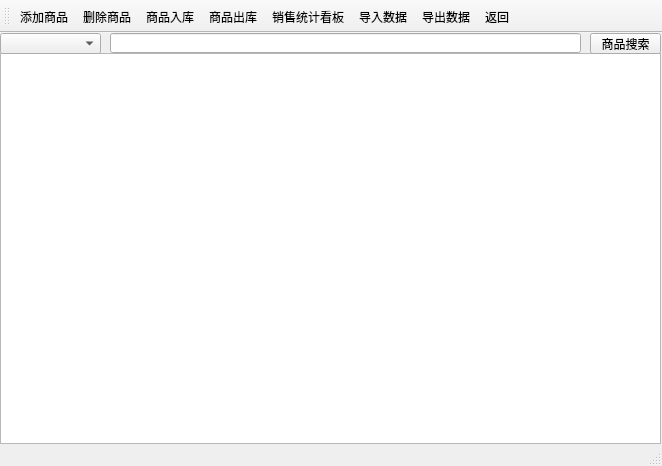
<?xml version="1.0" encoding="UTF-8"?>
<ui version="4.0">
 <class>Product</class>
 <widget class="QMainWindow" name="Product">
  <property name="geometry">
   <rect>
    <x>0</x>
    <y>0</y>
    <width>662</width>
    <height>466</height>
   </rect>
  </property>
  <property name="windowTitle">
   <string>MainWindow</string>
  </property>
  <widget class="QWidget" name="centralwidget">
   <widget class="QTableView" name="productTableView">
    <property name="geometry">
     <rect>
      <x>0</x>
      <y>20</y>
      <width>661</width>
      <height>391</height>
     </rect>
    </property>
   </widget>
   <widget class="QComboBox" name="categoryComboBox">
    <property name="geometry">
     <rect>
      <x>0</x>
      <y>0</y>
      <width>101</width>
      <height>21</height>
     </rect>
    </property>
   </widget>
   <widget class="QLineEdit" name="searchLineEdit">
    <property name="geometry">
     <rect>
      <x>110</x>
      <y>0</y>
      <width>471</width>
      <height>20</height>
     </rect>
    </property>
   </widget>
   <widget class="QPushButton" name="Search_Product">
    <property name="geometry">
     <rect>
      <x>590</x>
      <y>0</y>
      <width>71</width>
      <height>21</height>
     </rect>
    </property>
    <property name="text">
     <string>商品搜索</string>
    </property>
   </widget>
  </widget>
  <widget class="QMenuBar" name="menubar">
   <property name="geometry">
    <rect>
     <x>0</x>
     <y>0</y>
     <width>662</width>
     <height>18</height>
    </rect>
   </property>
  </widget>
  <widget class="QStatusBar" name="statusbar"/>
  <widget class="QToolBar" name="toolBar">
   <property name="windowTitle">
    <string>toolBar</string>
   </property>
   <attribute name="toolBarArea">
    <enum>TopToolBarArea</enum>
   </attribute>
   <attribute name="toolBarBreak">
    <bool>false</bool>
   </attribute>
   <addaction name="Add_Product"/>
   <addaction name="Delete_Product"/>
   <addaction name="Put_Product"/>
   <addaction name="Out_Product"/>
   <addaction name="Sale_Action"/>
   <addaction name="importAction"/>
   <addaction name="exportAction"/>
   <addaction name="backToLogin"/>
  </widget>
  <action name="Add_Product">
   <property name="icon">
    <iconset resource="../../Icon.qrc">
     <normaloff>:/icon/Product/Add.png</normaloff>:/icon/Product/Add.png</iconset>
   </property>
   <property name="text">
    <string>添加商品</string>
   </property>
   <property name="menuRole">
    <enum>QAction::MenuRole::NoRole</enum>
   </property>
  </action>
  <action name="Delete_Product">
   <property name="icon">
    <iconset resource="../../Icon.qrc">
     <normaloff>:/icon/Product/Delete.png</normaloff>:/icon/Product/Delete.png</iconset>
   </property>
   <property name="text">
    <string>删除商品</string>
   </property>
   <property name="menuRole">
    <enum>QAction::MenuRole::NoRole</enum>
   </property>
  </action>
  <action name="Put_Product">
   <property name="icon">
    <iconset resource="../../Icon.qrc">
     <normaloff>:/icon/Product/Put.png</normaloff>:/icon/Product/Put.png</iconset>
   </property>
   <property name="text">
    <string>商品入库</string>
   </property>
   <property name="menuRole">
    <enum>QAction::MenuRole::NoRole</enum>
   </property>
  </action>
  <action name="importAction">
   <property name="icon">
    <iconset resource="../../Icon.qrc">
     <normaloff>:/icon/Product/NumIn.png</normaloff>:/icon/Product/NumIn.png</iconset>
   </property>
   <property name="text">
    <string>导入数据</string>
   </property>
   <property name="menuRole">
    <enum>QAction::MenuRole::NoRole</enum>
   </property>
  </action>
  <action name="exportAction">
   <property name="icon">
    <iconset resource="../../Icon.qrc">
     <normaloff>:/icon/Product/NumOut.png</normaloff>:/icon/Product/NumOut.png</iconset>
   </property>
   <property name="text">
    <string>导出数据</string>
   </property>
   <property name="menuRole">
    <enum>QAction::MenuRole::NoRole</enum>
   </property>
  </action>
  <action name="Out_Product">
   <property name="icon">
    <iconset resource="../../Icon.qrc">
     <normaloff>:/icon/Product/Out.png</normaloff>:/icon/Product/Out.png</iconset>
   </property>
   <property name="text">
    <string>商品出库</string>
   </property>
   <property name="menuRole">
    <enum>QAction::MenuRole::NoRole</enum>
   </property>
  </action>
  <action name="backToLogin">
   <property name="text">
    <string>返回</string>
   </property>
   <property name="menuRole">
    <enum>QAction::MenuRole::NoRole</enum>
   </property>
  </action>
  <action name="Sale_Action">
   <property name="icon">
    <iconset resource="../../Icon.qrc">
     <normaloff>:/icon/Product/Statistics.png</normaloff>:/icon/Product/Statistics.png</iconset>
   </property>
   <property name="text">
    <string>销售统计看板</string>
   </property>
   <property name="menuRole">
    <enum>QAction::MenuRole::NoRole</enum>
   </property>
  </action>
 </widget>
 <resources>
  <include location="../../Icon.qrc"/>
 </resources>
 <connections/>
</ui>
